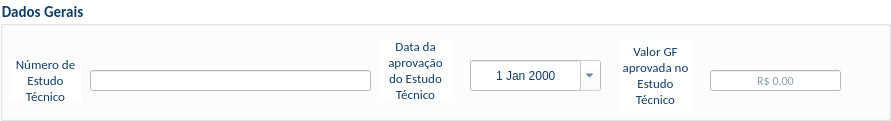
          <widget class="QGroupBox" name="groupBox_3">
           <property name="geometry">
            <rect>
             <x>10</x>
             <y>4400</y>
             <width>891</width>
             <height>121</height>
            </rect>
           </property>
           <property name="font">
            <font>
             <family>Calibri</family>
             <pointsize>11</pointsize>
             <weight>75</weight>
             <bold>true</bold>
            </font>
           </property>
           <property name="styleSheet">
            <string notr="true">background-color: rgb(255, 255, 255);
color: rgb(15, 62, 104);</string>
           </property>
           <property name="title">
            <string>Dados Gerais</string>
           </property>
           <widget class="QLabel" name="numeroEstudoTecnico">
            <property name="geometry">
             <rect>
              <x>10</x>
              <y>60</y>
              <width>71</width>
              <height>41</height>
             </rect>
            </property>
            <property name="font">
             <font>
              <family>Calibri</family>
              <pointsize>10</pointsize>
             </font>
            </property>
            <property name="text">
             <string>Número de Estudo Técnico</string>
            </property>
            <property name="alignment">
             <set>Qt::AlignCenter</set>
            </property>
            <property name="wordWrap">
             <bool>true</bool>
            </property>
           </widget>
           <widget class="QLineEdit" name="le_numero_estudo_tecnico">
            <property name="enabled">
             <bool>true</bool>
            </property>
            <property name="geometry">
             <rect>
              <x>90</x>
              <y>70</y>
              <width>281</width>
              <height>21</height>
             </rect>
            </property>
            <property name="sizePolicy">
             <sizepolicy hsizetype="Ignored" vsizetype="Expanding">
              <horstretch>0</horstretch>
              <verstretch>0</verstretch>
             </sizepolicy>
            </property>
            <property name="minimumSize">
             <size>
              <width>111</width>
              <height>21</height>
             </size>
            </property>
            <property name="maximumSize">
             <size>
              <width>300</width>
              <height>21</height>
             </size>
            </property>
            <property name="font">
             <font>
              <family>Calibri</family>
              <pointsize>9</pointsize>
             </font>
            </property>
            <property name="readOnly">
             <bool>true</bool>
            </property>
           </widget>
           <widget class="QDateEdit" name="de_aprovacao_estudo_tecnico">
            <property name="enabled">
             <bool>true</bool>
            </property>
            <property name="geometry">
             <rect>
              <x>470</x>
              <y>60</y>
              <width>131</width>
              <height>31</height>
             </rect>
            </property>
            <property name="alignment">
             <set>Qt::AlignCenter</set>
            </property>
            <property name="readOnly">
             <bool>true</bool>
            </property>
            <property name="calendarPopup">
             <bool>true</bool>
            </property>
           </widget>
           <widget class="QLabel" name="dtAprovacaoEstudoTecnico">
            <property name="geometry">
             <rect>
              <x>380</x>
              <y>40</y>
              <width>71</width>
              <height>61</height>
             </rect>
            </property>
            <property name="font">
             <font>
              <family>Calibri</family>
              <pointsize>10</pointsize>
             </font>
            </property>
            <property name="text">
             <string>Data da aprovação do Estudo Técnico</string>
            </property>
            <property name="alignment">
             <set>Qt::AlignCenter</set>
            </property>
            <property name="wordWrap">
             <bool>true</bool>
            </property>
           </widget>
           <widget class="QLabel" name="valorGFaprovadaET">
            <property name="geometry">
             <rect>
              <x>620</x>
              <y>40</y>
              <width>71</width>
              <height>71</height>
             </rect>
            </property>
            <property name="font">
             <font>
              <family>Calibri</family>
              <pointsize>10</pointsize>
             </font>
            </property>
            <property name="text">
             <string>Valor GF aprovada no Estudo Técnico</string>
            </property>
            <property name="alignment">
             <set>Qt::AlignCenter</set>
            </property>
            <property name="wordWrap">
             <bool>true</bool>
            </property>
           </widget>
           <widget class="QLineEdit" name="le_valor_gf_estudo_tecnico">
            <property name="enabled">
             <bool>true</bool>
            </property>
            <property name="geometry">
             <rect>
              <x>710</x>
              <y>70</y>
              <width>131</width>
              <height>21</height>
             </rect>
            </property>
            <property name="sizePolicy">
             <sizepolicy hsizetype="Ignored" vsizetype="Expanding">
              <horstretch>0</horstretch>
              <verstretch>0</verstretch>
             </sizepolicy>
            </property>
            <property name="minimumSize">
             <size>
              <width>111</width>
              <height>21</height>
             </size>
            </property>
            <property name="maximumSize">
             <size>
              <width>300</width>
              <height>21</height>
             </size>
            </property>
            <property name="font">
             <font>
              <family>Calibri</family>
              <pointsize>9</pointsize>
             </font>
            </property>
            <property name="alignment">
             <set>Qt::AlignCenter</set>
            </property>
            <property name="readOnly">
             <bool>true</bool>
            </property>
            <property name="placeholderText">
             <string>R$ 0.00</string>
            </property>
           </widget>
          </widget>
